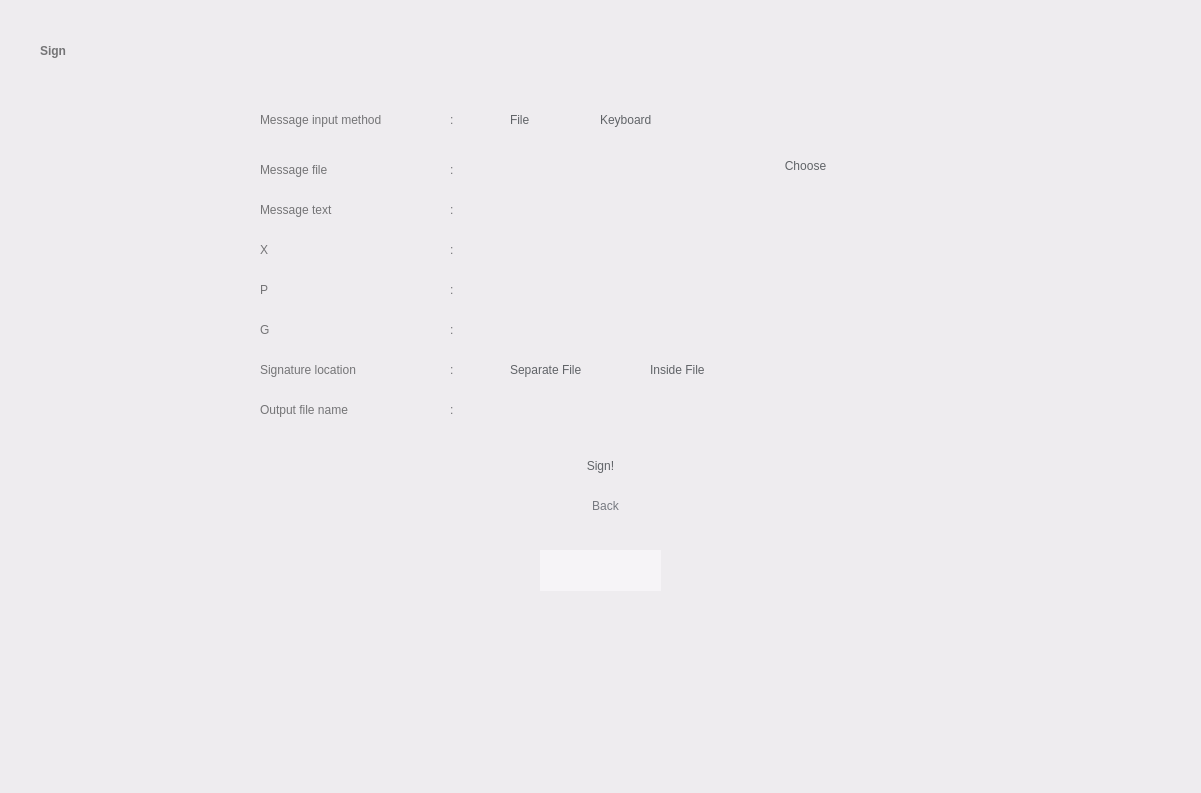
<?xml version="1.0" encoding="UTF-8"?>
<ui version="4.0">
 <class>Widget</class>
 <widget class="QWidget" name="Widget">
  <property name="geometry">
   <rect>
    <x>0</x>
    <y>0</y>
    <width>1201</width>
    <height>793</height>
   </rect>
  </property>
  <property name="windowTitle">
   <string>Widget</string>
  </property>
  <property name="styleSheet">
   <string notr="true">background-color: rgb(238, 236, 239);</string>
  </property>
  <widget class="QWidget" name="widget1" native="true">
   <property name="geometry">
    <rect>
     <x>0</x>
     <y>0</y>
     <width>1201</width>
     <height>841</height>
    </rect>
   </property>
   <property name="styleSheet">
    <string notr="true">QWidget#widget1 {background-color: rgb(246, 245, 247);};

</string>
   </property>
   <widget class="QLabel" name="label">
    <property name="geometry">
     <rect>
      <x>40</x>
      <y>30</y>
      <width>241</width>
      <height>41</height>
     </rect>
    </property>
    <property name="styleSheet">
     <string notr="true">background-color: rgba(255, 255, 255, 0);
color: rgb(116, 116, 118);
font: 36pt &quot;Product Sans&quot;;
font-weight: bold;
</string>
    </property>
    <property name="text">
     <string>Sign</string>
    </property>
    <property name="alignment">
     <set>Qt::AlignLeading|Qt::AlignLeft|Qt::AlignVCenter</set>
    </property>
   </widget>
   <widget class="QPushButton" name="goButton">
    <property name="geometry">
     <rect>
      <x>520</x>
      <y>440</y>
      <width>161</width>
      <height>51</height>
     </rect>
    </property>
    <property name="styleSheet">
     <string notr="true">font: 17pt &quot;Product Sans&quot;;
color: rgb(96, 99, 103);
border-radius: 25px;
</string>
    </property>
    <property name="text">
     <string>Sign!</string>
    </property>
   </widget>
   <widget class="QRadioButton" name="fileRadio">
    <property name="geometry">
     <rect>
      <x>490</x>
      <y>110</y>
      <width>61</width>
      <height>20</height>
     </rect>
    </property>
    <property name="styleSheet">
     <string notr="true">font: 15pt &quot;Product Sans&quot;;
border-radius: 4px;
color: rgb(96, 99, 103);
background-color: rgba(255, 255, 255, 0);
</string>
    </property>
    <property name="text">
     <string>File</string>
    </property>
    <property name="autoExclusive">
     <bool>true</bool>
    </property>
    <attribute name="buttonGroup">
     <string notr="true">buttonGroup</string>
    </attribute>
   </widget>
   <widget class="QRadioButton" name="keyboardRadio">
    <property name="geometry">
     <rect>
      <x>580</x>
      <y>110</y>
      <width>101</width>
      <height>20</height>
     </rect>
    </property>
    <property name="styleSheet">
     <string notr="true">font: 15pt &quot;Product Sans&quot;;
background-color: rgba(255, 255, 255, 0);
border-radius: 4px;
color: rgb(96, 99, 103);
</string>
    </property>
    <property name="text">
     <string>Keyboard</string>
    </property>
    <attribute name="buttonGroup">
     <string notr="true">buttonGroup</string>
    </attribute>
   </widget>
   <widget class="QLineEdit" name="inputFileField">
    <property name="geometry">
     <rect>
      <x>470</x>
      <y>150</y>
      <width>291</width>
      <height>31</height>
     </rect>
    </property>
    <property name="styleSheet">
     <string notr="true">border-radius: 2px;
padding-left: 10px;
color: rgb(116, 116, 118);
</string>
    </property>
    <property name="readOnly">
     <bool>true</bool>
    </property>
   </widget>
   <widget class="QLineEdit" name="xField">
    <property name="geometry">
     <rect>
      <x>470</x>
      <y>230</y>
      <width>291</width>
      <height>31</height>
     </rect>
    </property>
    <property name="styleSheet">
     <string notr="true">border-radius: 2px;
padding-left: 10px;
color: rgb(116, 116, 118);
</string>
    </property>
   </widget>
   <widget class="QLineEdit" name="inputKeyboardField">
    <property name="geometry">
     <rect>
      <x>470</x>
      <y>190</y>
      <width>291</width>
      <height>31</height>
     </rect>
    </property>
    <property name="styleSheet">
     <string notr="true">border-radius: 2px;
padding-left: 10px;
color: rgb(116, 116, 118);
</string>
    </property>
    <property name="readOnly">
     <bool>true</bool>
    </property>
   </widget>
   <widget class="QPushButton" name="messageFileButton">
    <property name="geometry">
     <rect>
      <x>770</x>
      <y>150</y>
      <width>71</width>
      <height>31</height>
     </rect>
    </property>
    <property name="styleSheet">
     <string notr="true">font: 15pt &quot;Product Sans&quot;;
color: rgb(96, 99, 103);
border-radius: 15px;
</string>
    </property>
    <property name="text">
     <string>Choose</string>
    </property>
   </widget>
   <widget class="QLabel" name="label_6">
    <property name="geometry">
     <rect>
      <x>260</x>
      <y>110</y>
      <width>171</width>
      <height>20</height>
     </rect>
    </property>
    <property name="styleSheet">
     <string notr="true">background-color: rgba(255, 255, 255, 0);
font: 15pt &quot;Product Sans&quot;;
color: rgb(116, 116, 118);</string>
    </property>
    <property name="text">
     <string>Message input method</string>
    </property>
    <property name="alignment">
     <set>Qt::AlignLeading|Qt::AlignLeft|Qt::AlignVCenter</set>
    </property>
   </widget>
   <widget class="QLabel" name="label_7">
    <property name="geometry">
     <rect>
      <x>260</x>
      <y>160</y>
      <width>171</width>
      <height>20</height>
     </rect>
    </property>
    <property name="styleSheet">
     <string notr="true">background-color: rgba(255, 255, 255, 0);
font: 15pt &quot;Product Sans&quot;;
color: rgb(116, 116, 118);</string>
    </property>
    <property name="text">
     <string>Message file</string>
    </property>
    <property name="alignment">
     <set>Qt::AlignLeading|Qt::AlignLeft|Qt::AlignVCenter</set>
    </property>
   </widget>
   <widget class="QLabel" name="label_8">
    <property name="geometry">
     <rect>
      <x>260</x>
      <y>200</y>
      <width>171</width>
      <height>20</height>
     </rect>
    </property>
    <property name="styleSheet">
     <string notr="true">background-color: rgba(255, 255, 255, 0);
font: 15pt &quot;Product Sans&quot;;
color: rgb(116, 116, 118);</string>
    </property>
    <property name="text">
     <string>Message text</string>
    </property>
    <property name="alignment">
     <set>Qt::AlignLeading|Qt::AlignLeft|Qt::AlignVCenter</set>
    </property>
   </widget>
   <widget class="QLabel" name="label_10">
    <property name="geometry">
     <rect>
      <x>260</x>
      <y>240</y>
      <width>171</width>
      <height>20</height>
     </rect>
    </property>
    <property name="styleSheet">
     <string notr="true">background-color: rgba(255, 255, 255, 0);
font: 15pt &quot;Product Sans&quot;;
color: rgb(116, 116, 118);</string>
    </property>
    <property name="text">
     <string>X</string>
    </property>
    <property name="alignment">
     <set>Qt::AlignLeading|Qt::AlignLeft|Qt::AlignVCenter</set>
    </property>
   </widget>
   <widget class="QLabel" name="label_12">
    <property name="geometry">
     <rect>
      <x>450</x>
      <y>200</y>
      <width>16</width>
      <height>20</height>
     </rect>
    </property>
    <property name="styleSheet">
     <string notr="true">background-color: rgba(255, 255, 255, 0);
font: 15pt &quot;Product Sans&quot;;
color: rgb(116, 116, 118);</string>
    </property>
    <property name="text">
     <string>:</string>
    </property>
    <property name="alignment">
     <set>Qt::AlignLeading|Qt::AlignLeft|Qt::AlignVCenter</set>
    </property>
   </widget>
   <widget class="QLabel" name="label_13">
    <property name="geometry">
     <rect>
      <x>450</x>
      <y>160</y>
      <width>16</width>
      <height>20</height>
     </rect>
    </property>
    <property name="styleSheet">
     <string notr="true">background-color: rgba(255, 255, 255, 0);
font: 15pt &quot;Product Sans&quot;;
color: rgb(116, 116, 118);</string>
    </property>
    <property name="text">
     <string>:</string>
    </property>
    <property name="alignment">
     <set>Qt::AlignLeading|Qt::AlignLeft|Qt::AlignVCenter</set>
    </property>
   </widget>
   <widget class="QLabel" name="label_15">
    <property name="geometry">
     <rect>
      <x>450</x>
      <y>110</y>
      <width>16</width>
      <height>20</height>
     </rect>
    </property>
    <property name="styleSheet">
     <string notr="true">background-color: rgba(255, 255, 255, 0);
font: 15pt &quot;Product Sans&quot;;
color: rgb(116, 116, 118);</string>
    </property>
    <property name="text">
     <string>:</string>
    </property>
    <property name="alignment">
     <set>Qt::AlignLeading|Qt::AlignLeft|Qt::AlignVCenter</set>
    </property>
   </widget>
   <widget class="QLabel" name="label_17">
    <property name="geometry">
     <rect>
      <x>450</x>
      <y>240</y>
      <width>16</width>
      <height>20</height>
     </rect>
    </property>
    <property name="styleSheet">
     <string notr="true">background-color: rgba(255, 255, 255, 0);
font: 15pt &quot;Product Sans&quot;;
color: rgb(116, 116, 118);</string>
    </property>
    <property name="text">
     <string>:</string>
    </property>
    <property name="alignment">
     <set>Qt::AlignLeading|Qt::AlignLeft|Qt::AlignVCenter</set>
    </property>
   </widget>
   <widget class="QPushButton" name="backButton">
    <property name="geometry">
     <rect>
      <x>570</x>
      <y>490</y>
      <width>71</width>
      <height>31</height>
     </rect>
    </property>
    <property name="styleSheet">
     <string notr="true">font: 12pt &quot;Product Sans&quot;;
color: rgb(118, 121, 128);
background-color: rgba(255, 255, 255, 0);
border-radius: 15px;
</string>
    </property>
    <property name="text">
     <string>Back</string>
    </property>
   </widget>
   <widget class="QLineEdit" name="pField">
    <property name="geometry">
     <rect>
      <x>470</x>
      <y>270</y>
      <width>291</width>
      <height>31</height>
     </rect>
    </property>
    <property name="styleSheet">
     <string notr="true">border-radius: 2px;
padding-left: 10px;
color: rgb(116, 116, 118);
</string>
    </property>
   </widget>
   <widget class="QLabel" name="label_14">
    <property name="geometry">
     <rect>
      <x>260</x>
      <y>280</y>
      <width>171</width>
      <height>20</height>
     </rect>
    </property>
    <property name="styleSheet">
     <string notr="true">background-color: rgba(255, 255, 255, 0);
font: 15pt &quot;Product Sans&quot;;
color: rgb(116, 116, 118);</string>
    </property>
    <property name="text">
     <string>P</string>
    </property>
    <property name="alignment">
     <set>Qt::AlignLeading|Qt::AlignLeft|Qt::AlignVCenter</set>
    </property>
   </widget>
   <widget class="QLabel" name="label_19">
    <property name="geometry">
     <rect>
      <x>450</x>
      <y>280</y>
      <width>16</width>
      <height>20</height>
     </rect>
    </property>
    <property name="styleSheet">
     <string notr="true">background-color: rgba(255, 255, 255, 0);
font: 15pt &quot;Product Sans&quot;;
color: rgb(116, 116, 118);</string>
    </property>
    <property name="text">
     <string>:</string>
    </property>
    <property name="alignment">
     <set>Qt::AlignLeading|Qt::AlignLeft|Qt::AlignVCenter</set>
    </property>
   </widget>
   <widget class="QLineEdit" name="gField">
    <property name="geometry">
     <rect>
      <x>470</x>
      <y>310</y>
      <width>291</width>
      <height>31</height>
     </rect>
    </property>
    <property name="styleSheet">
     <string notr="true">border-radius: 2px;
padding-left: 10px;
color: rgb(116, 116, 118);
</string>
    </property>
   </widget>
   <widget class="QLabel" name="label_11">
    <property name="geometry">
     <rect>
      <x>260</x>
      <y>320</y>
      <width>171</width>
      <height>20</height>
     </rect>
    </property>
    <property name="styleSheet">
     <string notr="true">background-color: rgba(255, 255, 255, 0);
font: 15pt &quot;Product Sans&quot;;
color: rgb(116, 116, 118);</string>
    </property>
    <property name="text">
     <string>G</string>
    </property>
    <property name="alignment">
     <set>Qt::AlignLeading|Qt::AlignLeft|Qt::AlignVCenter</set>
    </property>
   </widget>
   <widget class="QLabel" name="label_18">
    <property name="geometry">
     <rect>
      <x>450</x>
      <y>320</y>
      <width>16</width>
      <height>20</height>
     </rect>
    </property>
    <property name="styleSheet">
     <string notr="true">background-color: rgba(255, 255, 255, 0);
font: 15pt &quot;Product Sans&quot;;
color: rgb(116, 116, 118);</string>
    </property>
    <property name="text">
     <string>:</string>
    </property>
    <property name="alignment">
     <set>Qt::AlignLeading|Qt::AlignLeft|Qt::AlignVCenter</set>
    </property>
   </widget>
   <widget class="QLineEdit" name="outputFileField">
    <property name="geometry">
     <rect>
      <x>470</x>
      <y>390</y>
      <width>291</width>
      <height>31</height>
     </rect>
    </property>
    <property name="styleSheet">
     <string notr="true">border-radius: 2px;
padding-left: 10px;
color: rgb(116, 116, 118);
</string>
    </property>
   </widget>
   <widget class="QLabel" name="label_31">
    <property name="geometry">
     <rect>
      <x>260</x>
      <y>400</y>
      <width>171</width>
      <height>20</height>
     </rect>
    </property>
    <property name="styleSheet">
     <string notr="true">background-color: rgba(255, 255, 255, 0);
font: 15pt &quot;Product Sans&quot;;
color: rgb(116, 116, 118);</string>
    </property>
    <property name="text">
     <string>Output file name</string>
    </property>
    <property name="alignment">
     <set>Qt::AlignLeading|Qt::AlignLeft|Qt::AlignVCenter</set>
    </property>
   </widget>
   <widget class="QLabel" name="label_30">
    <property name="geometry">
     <rect>
      <x>450</x>
      <y>400</y>
      <width>16</width>
      <height>20</height>
     </rect>
    </property>
    <property name="styleSheet">
     <string notr="true">background-color: rgba(255, 255, 255, 0);
font: 15pt &quot;Product Sans&quot;;
color: rgb(116, 116, 118);</string>
    </property>
    <property name="text">
     <string>:</string>
    </property>
    <property name="alignment">
     <set>Qt::AlignLeading|Qt::AlignLeft|Qt::AlignVCenter</set>
    </property>
   </widget>
   <widget class="QRadioButton" name="InsideFile">
    <property name="geometry">
     <rect>
      <x>630</x>
      <y>360</y>
      <width>101</width>
      <height>20</height>
     </rect>
    </property>
    <property name="styleSheet">
     <string notr="true">font: 15pt &quot;Product Sans&quot;;
background-color: rgba(255, 255, 255, 0);
border-radius: 4px;
color: rgb(96, 99, 103);
</string>
    </property>
    <property name="text">
     <string>Inside File</string>
    </property>
   </widget>
   <widget class="QLabel" name="label_16">
    <property name="geometry">
     <rect>
      <x>450</x>
      <y>360</y>
      <width>16</width>
      <height>20</height>
     </rect>
    </property>
    <property name="styleSheet">
     <string notr="true">background-color: rgba(255, 255, 255, 0);
font: 15pt &quot;Product Sans&quot;;
color: rgb(116, 116, 118);</string>
    </property>
    <property name="text">
     <string>:</string>
    </property>
    <property name="alignment">
     <set>Qt::AlignLeading|Qt::AlignLeft|Qt::AlignVCenter</set>
    </property>
   </widget>
   <widget class="QRadioButton" name="SeparateFile">
    <property name="geometry">
     <rect>
      <x>490</x>
      <y>360</y>
      <width>111</width>
      <height>20</height>
     </rect>
    </property>
    <property name="styleSheet">
     <string notr="true">font: 15pt &quot;Product Sans&quot;;
border-radius: 4px;
color: rgb(96, 99, 103);
background-color: rgba(255, 255, 255, 0);
</string>
    </property>
    <property name="text">
     <string>Separate File</string>
    </property>
    <property name="autoExclusive">
     <bool>true</bool>
    </property>
   </widget>
   <widget class="QLabel" name="label_9">
    <property name="geometry">
     <rect>
      <x>260</x>
      <y>360</y>
      <width>171</width>
      <height>20</height>
     </rect>
    </property>
    <property name="styleSheet">
     <string notr="true">background-color: rgba(255, 255, 255, 0);
font: 15pt &quot;Product Sans&quot;;
color: rgb(116, 116, 118);</string>
    </property>
    <property name="text">
     <string>Signature location</string>
    </property>
    <property name="alignment">
     <set>Qt::AlignLeading|Qt::AlignLeft|Qt::AlignVCenter</set>
    </property>
   </widget>
   <widget class="QLabel" name="Status">
    <property name="geometry">
     <rect>
      <x>540</x>
      <y>550</y>
      <width>121</width>
      <height>41</height>
     </rect>
    </property>
    <property name="palette">
     <palette>
      <active>
       <colorrole role="Button">
        <brush brushstyle="SolidPattern">
         <color alpha="255">
          <red>246</red>
          <green>244</green>
          <blue>247</blue>
         </color>
        </brush>
       </colorrole>
       <colorrole role="Base">
        <brush brushstyle="SolidPattern">
         <color alpha="255">
          <red>246</red>
          <green>244</green>
          <blue>247</blue>
         </color>
        </brush>
       </colorrole>
       <colorrole role="Window">
        <brush brushstyle="SolidPattern">
         <color alpha="255">
          <red>246</red>
          <green>244</green>
          <blue>247</blue>
         </color>
        </brush>
       </colorrole>
      </active>
      <inactive>
       <colorrole role="Button">
        <brush brushstyle="SolidPattern">
         <color alpha="255">
          <red>246</red>
          <green>244</green>
          <blue>247</blue>
         </color>
        </brush>
       </colorrole>
       <colorrole role="Base">
        <brush brushstyle="SolidPattern">
         <color alpha="255">
          <red>246</red>
          <green>244</green>
          <blue>247</blue>
         </color>
        </brush>
       </colorrole>
       <colorrole role="Window">
        <brush brushstyle="SolidPattern">
         <color alpha="255">
          <red>246</red>
          <green>244</green>
          <blue>247</blue>
         </color>
        </brush>
       </colorrole>
      </inactive>
      <disabled>
       <colorrole role="Button">
        <brush brushstyle="SolidPattern">
         <color alpha="255">
          <red>246</red>
          <green>244</green>
          <blue>247</blue>
         </color>
        </brush>
       </colorrole>
       <colorrole role="Base">
        <brush brushstyle="SolidPattern">
         <color alpha="255">
          <red>246</red>
          <green>244</green>
          <blue>247</blue>
         </color>
        </brush>
       </colorrole>
       <colorrole role="Window">
        <brush brushstyle="SolidPattern">
         <color alpha="255">
          <red>246</red>
          <green>244</green>
          <blue>247</blue>
         </color>
        </brush>
       </colorrole>
      </disabled>
     </palette>
    </property>
    <property name="styleSheet">
     <string notr="true">background-color: rgb(246, 244, 247);</string>
    </property>
    <property name="text">
     <string/>
    </property>
   </widget>
  </widget>
 </widget>
 <resources/>
 <connections/>
 <buttongroups>
  <buttongroup name="buttonGroup"/>
 </buttongroups>
</ui>
